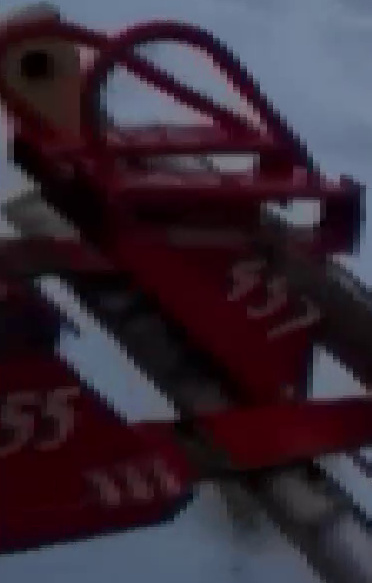
#> input picture 4 lab/data/Video_2024-01-25_1426501048.jpg, 372 x 583 px; its folder holds only this picture in this run
$ python lab_4.py
#> lines starting #> are read from the running program, lines starting #| are printed output that depends on the picture; after the words box and inside, x2 and y2 are one past the last pixel; in counts of white or black regions, pixels touching at a corner belong together
import cv2 as cv
import matplotlib.pyplot as plt
import numpy as np
import os
import random

data_dir = './data'

def show_image(img):
    plt.imshow(img, cmap='gray')
    plt.show()

def preprocess(filepath : str):
#> called with filepath = './data/Video_2024-01-25_1426501048.jpg'
    src = cv.imread(filepath)
#> src is the input picture: shape (583, 372, 3); mean B, G, R 53.2, 42.2, 55.1
    filtered = cv.medianBlur(src, 7)
    show_image(filtered)
    img_gray = cv.cvtColor(filtered, cv.COLOR_BGR2GRAY)
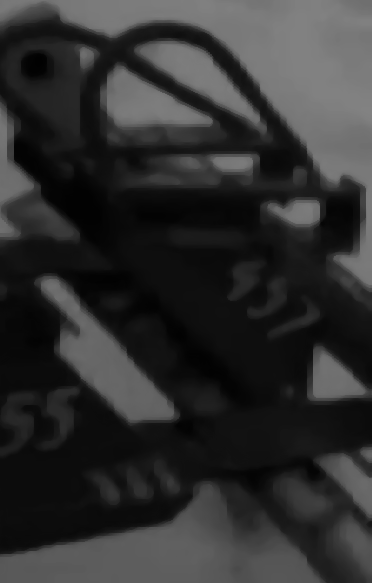
#> img_gray: shape (583, 372); min 1, max 130, mean 47.2

    ret, thresh = cv.threshold(img_gray, 60, 255, cv.THRESH_BINARY)
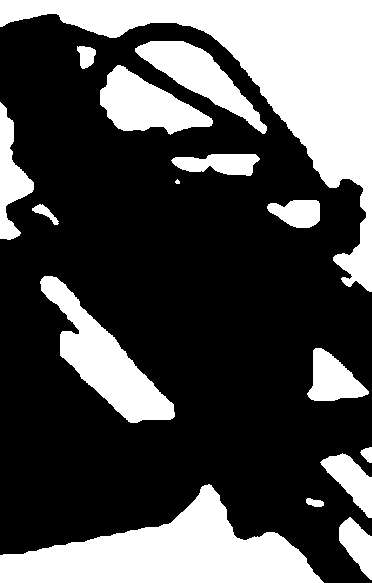
#> thresh: shape (583, 372); 31.6% white; 16 white regions (1 under 20 px)
    contours, hierarchy = cv.findContours(thresh, cv.RETR_TREE, cv.CHAIN_APPROX_SIMPLE)
#> contours = 16 contours, 1 with area under 20; largest, box (x1, y1, x2, y2) and area: (0, 0, 372, 292) 26913, (0, 484, 324, 583) 15346, (40, 276, 175, 423) 6634, (100, 65, 213, 135) 4131, (135, 41, 267, 134) 3952
    cv.drawContours(src, contours, -1, (0,255,0), 3)
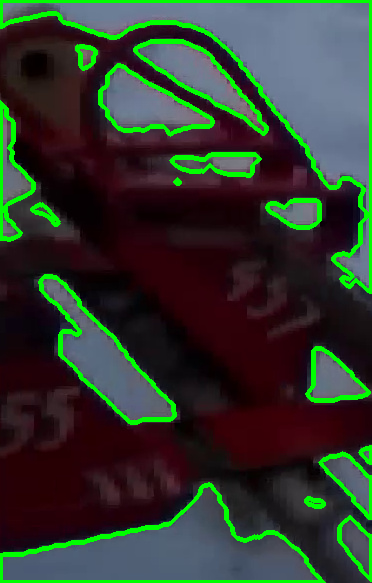
#> src: shape (583, 372, 3); 8.48% of pixels changed, all inside (x1, y1, x2, y2) = (0, 0, 372, 583)
    show_image(src)

    if len(contours) > 0:
        contour = max(contours, key=cv.contourArea)
#> contour = contour of 282 points, box (x1, y1, x2, y2) (0, 0, 372, 292), area 26913
        x, y, w, h = cv.boundingRect(contour)
#> x = 0; y = 0; w = 372; h = 292
        number = src[y:y+h, x:x+w]
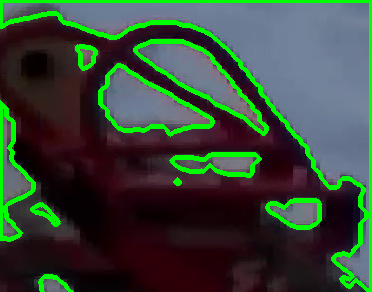
#> number: shape (292, 372, 3); mean B, G, R 56.1, 71.6, 55.4
    else:
        print('Номер не найден')
        exit()

    # Фонтанное преобразование
    points = []
    for i in range(number.shape[0]):
        for j in range(number.shape[1]):
            if np.any(number[i, j] == 255):
                points.append((j, i))
    points = np.array(points)
    print(points)
#> (printed output is left out)

if __name__ == '__main__':
    files = os.listdir(data_dir)
    file = random.choice(files)
    path = os.path.join(data_dir, file)
    preprocess(path)

$ run again, on 4 lab/data/Video_2024-01-25_1426501057.jpg
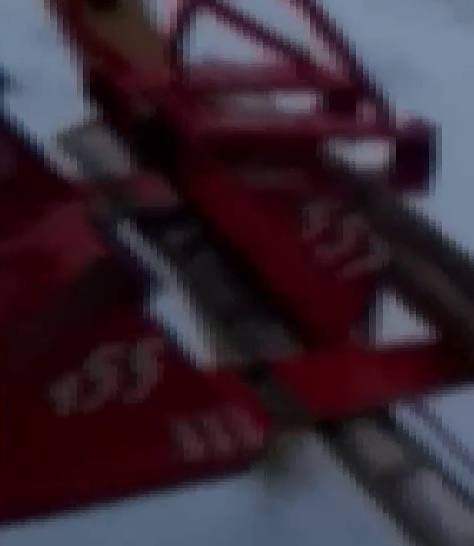
#> input picture 4 lab/data/Video_2024-01-25_1426501057.jpg, 474 x 546 px
#> in preprocess, src is the input picture: shape (546, 474, 3); mean B, G, R 52.2, 41.3, 56.6
#> thresh: shape (546, 474); 30.7% white; 15 white regions
#> contours = 15 contours; largest, box (x1, y1, x2, y2) and area: (0, 438, 415, 546) 21115, (313, 0, 474, 261) 19901, (0, 0, 97, 177) 10762, (396, 384, 474, 498) 4782, (183, 8, 284, 75) 4172
#> src: shape (546, 474, 3); 7.12% of pixels changed, all inside (x1, y1, x2, y2) = (0, 0, 474, 546)
#> contour = contour of 215 points, box (x1, y1, x2, y2) (0, 438, 415, 546), area 21115
#> x = 0; y = 438; w = 415; h = 108
#> in preprocess, `number = src[y:y+h, x:x+w]`:
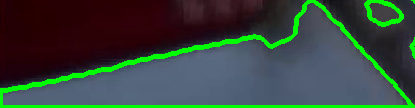
#> number: shape (108, 415, 3); mean B, G, R 58.9, 70.2, 53.7
#> (printed output is left out)
